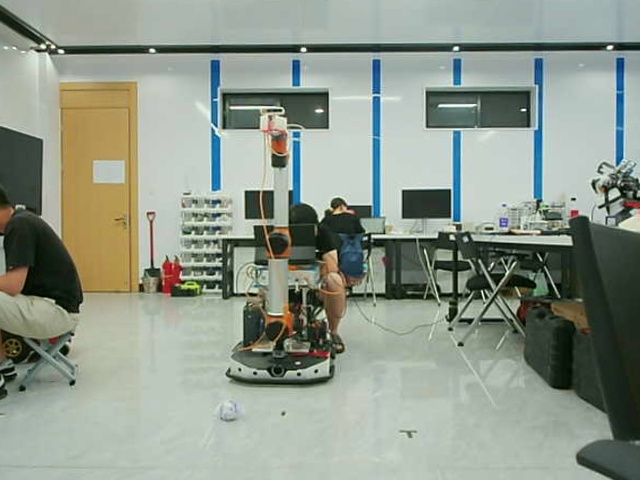
//> input picture src/camera_split/left_img_rectified/left000.jpg, 640 x 480 px
$ ./sad_test   (built with g++ and OpenCV 4)
//> lines starting //> are read from the running program, lines starting //| are printed output that depends on the picture
// MySAD.cpp : 定义控制台应用程序的入口点。
//
// #include "stdafx.h"

#include "camera_split/SAD.h"
#include "string.h"
#include "opencv2/opencv.hpp"
#include "opencv2/imgproc/imgproc_c.h"

int main(int argc, char *argv[])
{
    Mat Img_L = imread("/home/lzq/lzq_ws/src/camera_split/left_img_rectified/left000.jpg", 0);
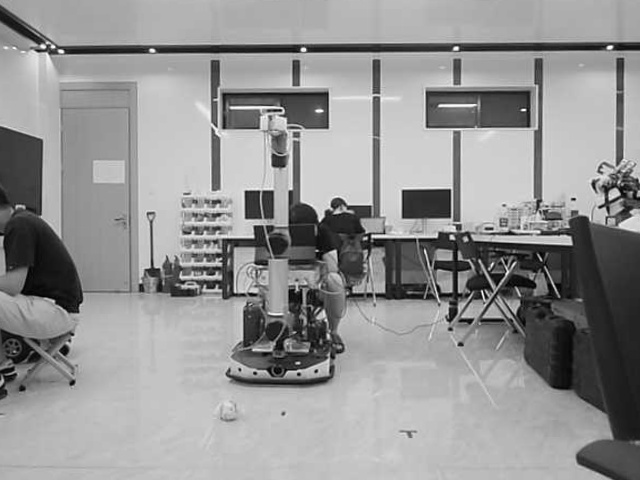
//> Img_L: 480 rows x 640 cols, CV_8UC1; min 0, max 255, mean 147.5
    Mat Img_R = imread("/home/lzq/lzq_ws/src/camera_split/right_img_rectified/right000.jpg", 0);
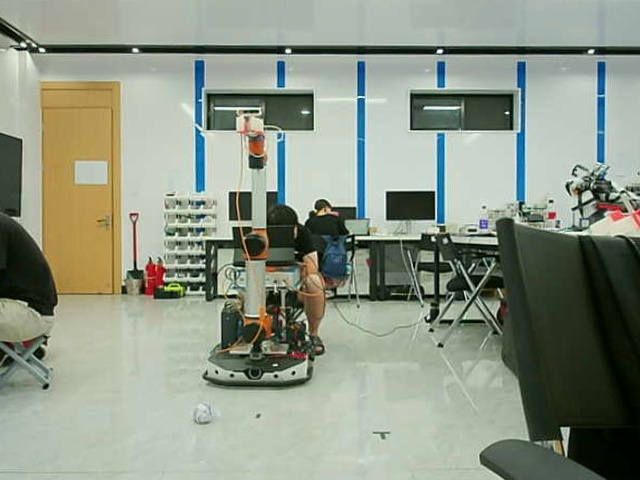
//> input picture src/camera_split/right_img_rectified/right000.jpg, 640 x 480 px
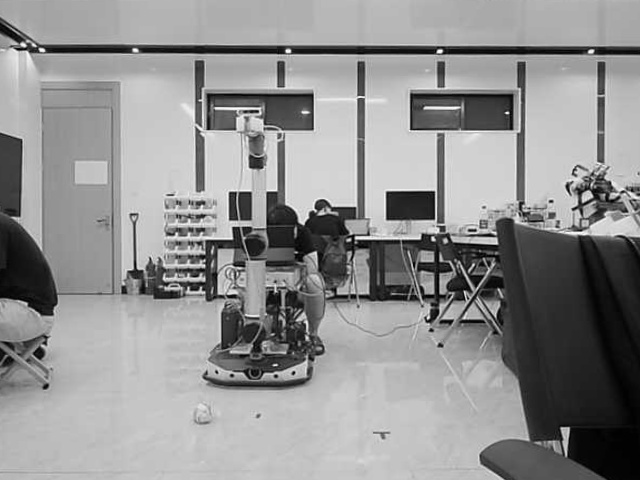
//> Img_R: 480 rows x 640 cols, CV_8UC1; min 0, max 255, mean 144.5
    Mat Disparity; //视差图

    // SAD mySAD;
//> (the run ends here: the program needs code that is not available in this run, at `SAD mySAD(7, 30);`)
